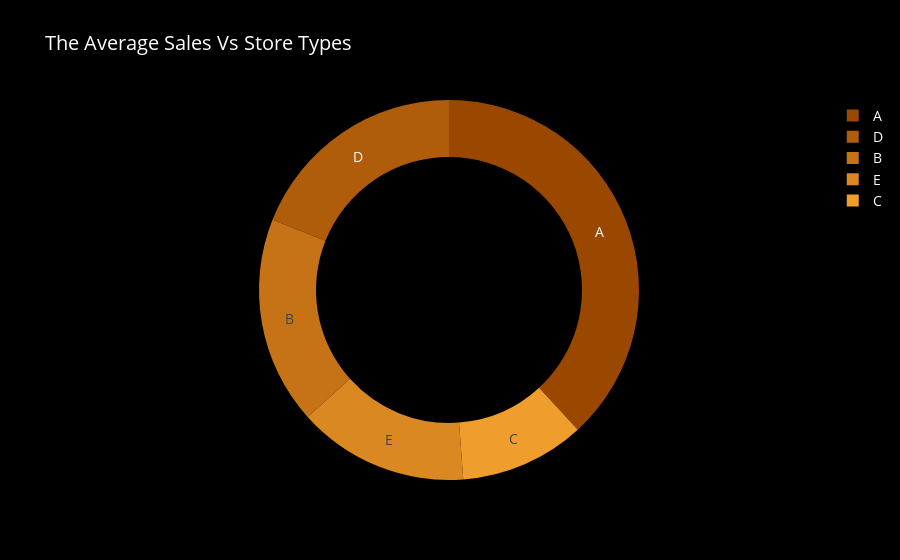

The notebook cell this image was saved under:
### Markdown cell above
# The Average Sales Vs Store Types

### Code cell
df_st_sa = df_train1.groupby('store_type').agg({"sales" : "mean"}).reset_index().sort_values(by='sales', ascending=False)
fig2=go.Figure(data=[go.Pie(values=df_st_sa['sales'], labels=df_st_sa['store_type'], name='Store type',
                     marker=dict(colors=[colors['level1'],colors['level3'],colors['level5'],colors['level7'],colors['level9']]), hole=0.7,
                     hoverinfo='label+percent+value', textinfo='label'
                    )])
fig2.update_layout(title_text='The Average Sales Vs Store Types',paper_bgcolor="#000000",plot_bgcolor='#1f2c56',
                font=dict(
                size=14,
                color='white'))
fig2.update_yaxes(showgrid=False, categoryorder='total ascending')

### Figure 1 — Plotly figure (JSON) as saved in the notebook; plotly's stock layout.template omitted (floating-point values rounded to 4 significant figures)
{"data": [{"hole": 0.7, "hoverinfo": "label+percent+value", "labels": ["A", "D", "B", "E", "C"], "marker": {"colors": ["#9a4800", "#af5d0b", "#c57316", "#da8821", "#ef9d2c"]}, "name": "Store type", "textinfo": "label", "type": "pie", "values": [708.4, 352.1, 328.3, 270.3, 197.8]}], "layout": {"font": {"color": "white", "size": 14}, "paper_bgcolor": "#000000", "plot_bgcolor": "#1f2c56", "title": {"text": "The Average Sales Vs Store Types"}, "yaxis": {"categoryorder": "total ascending", "showgrid": false}}}
